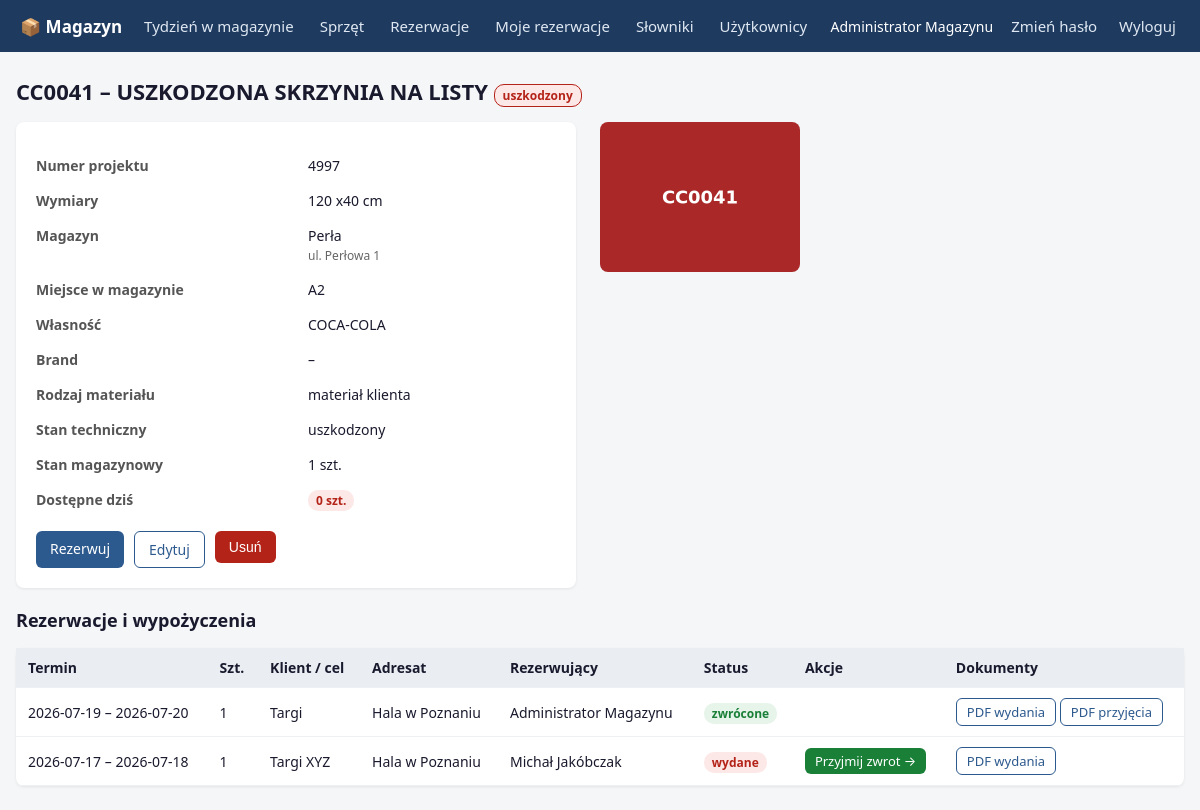
The app's page /equipment/2 (signed in) with its own data.
### tables this page shows
CREATE TABLE equipment (
    id INTEGER PRIMARY KEY AUTOINCREMENT,
    code TEXT UNIQUE NOT NULL,                   -- kod w aplikacji
    project_number TEXT,                         -- numer projektu
    name TEXT NOT NULL,                          -- nazwa sprzętu
    dimensions TEXT,                             -- wymiary
    photo TEXT,                                  -- nazwa pliku zdjęcia
    location TEXT,                               -- miejsce w magazynie
    owner TEXT,                                  -- własność (np. klient)
    quantity INTEGER NOT NULL DEFAULT 1,         -- stan magazynowy (ilość sztuk)
    notes TEXT,
    created_at TEXT DEFAULT (datetime('now'))
, brand TEXT, packaging_photo TEXT, warehouse_id INTEGER REFERENCES warehouses(id), material_type TEXT NOT NULL DEFAULT 'klient', condition TEXT NOT NULL DEFAULT 'sprawny', condition_notes TEXT, storage_instructions TEXT);

CREATE TABLE warehouses (
    id INTEGER PRIMARY KEY AUTOINCREMENT,
    name TEXT UNIQUE NOT NULL,
    address TEXT,
    active INTEGER NOT NULL DEFAULT 1
);

CREATE TABLE equipment_photos (
    id INTEGER PRIMARY KEY AUTOINCREMENT,
    equipment_id INTEGER NOT NULL REFERENCES equipment(id) ON DELETE CASCADE,
    filename TEXT NOT NULL,
    sort_order INTEGER NOT NULL DEFAULT 0
);

CREATE TABLE reservations (
    id INTEGER PRIMARY KEY AUTOINCREMENT,
    equipment_id INTEGER NOT NULL REFERENCES equipment(id),
    user_id INTEGER NOT NULL REFERENCES users(id),
    client TEXT,                                 -- klient / projekt / cel
    date_from TEXT NOT NULL,                     -- YYYY-MM-DD
    date_to TEXT NOT NULL,
    quantity INTEGER NOT NULL DEFAULT 1,
    status TEXT NOT NULL DEFAULT 'rezerwacja',   -- rezerwacja | wydane | zwrócone | anulowana
    notes TEXT,
    created_at TEXT DEFAULT (datetime('now')),
    issued_at TEXT, issued_by INTEGER REFERENCES users(id),
    returned_at TEXT, returned_by INTEGER REFERENCES users(id)
, group_id TEXT, receiver TEXT, recipient_name TEXT, recipient_contact TEXT, recipient_phone TEXT, recipient_address TEXT, recipient_email TEXT, damage INTEGER NOT NULL DEFAULT 0, damage_notes TEXT);

### app.py (the view)
@app.route("/equipment/<int:eid>")
@login_required
def equipment_detail(eid):
    con = get_db()
    eq = con.execute("""SELECT e.*, w.name AS warehouse_name, w.address AS warehouse_address
                        FROM equipment e LEFT JOIN warehouses w ON w.id=e.warehouse_id
                        WHERE e.id=?""", (eid,)).fetchone()
    if not eq:
        abort(404)
    photos = equipment_photo_list(con, eid)
    if not photos and eq["photo"]:
        photos = [eq["photo"]]
    res = con.execute(
        """SELECT r.*, u.username, u.first_name, u.last_name FROM reservations r
           JOIN users u ON u.id=r.user_id
           WHERE r.equipment_id=? AND r.status != 'anulowana'
           ORDER BY r.date_from DESC""", (eid,)).fetchall()
    today = date.today().isoformat()
    avail_today = eq["quantity"] - reserved_qty(con, eid, today, today)
    con.close()
    return render_template("equipment_detail.html", eq=eq, reservations=res,
                           avail_today=avail_today, today=today, dn=display_name,
                           photos=photos)

### app.py (called while the page is built)
def login_required(f):
    @wraps(f)
    def wrapper(*a, **kw):
        if "user_id" not in session:
            return redirect(url_for("login", next=request.path))
        return f(*a, **kw)
    return wrapper

### db.py (called while the page is built)
def get_db():
    DB_PATH.parent.mkdir(parents=True, exist_ok=True)
    con = sqlite3.connect(DB_PATH)
    con.row_factory = sqlite3.Row
    con.execute("PRAGMA foreign_keys = ON")
    return con

def reserved_qty(con, equipment_id, date_from, date_to, exclude_id=None):
    q = """SELECT COALESCE(SUM(quantity),0) s FROM reservations
           WHERE equipment_id=? AND (
             (status='rezerwacja' AND date_from <= ? AND date_to >= ?)
             OR status='wydane'
           )"""
    params = [equipment_id, date_to, date_from]
    if exclude_id:
        q += " AND id != ?"
        params.append(exclude_id)
    return con.execute(q, params).fetchone()["s"]

def display_name(row):
    fn = (row["first_name"] or "").strip() if "first_name" in row.keys() else ""
    ln = (row["last_name"] or "").strip() if "last_name" in row.keys() else ""
    full = f"{fn} {ln}".strip()
    return full or row["username"]

def equipment_photo_list(con, equipment_id):
    return [r["filename"] for r in con.execute(
        "SELECT filename FROM equipment_photos WHERE equipment_id=? ORDER BY sort_order, id",
        (equipment_id,)).fetchall()]

### templates/equipment_detail.html (shortened to what this page needs)
{% extends "base.html" %}
{% block content %}
<h1>{{ eq.code }} – {{ eq.name }}
  {% if eq.condition != 'sprawny' %}<span class="badge damaged">{{ eq.condition }}</span>{% endif %}
</h1>
<div style="display:flex; gap:24px; flex-wrap:wrap; margin-bottom:20px;">
  <div class="card" style="flex:1; min-width:300px;">
    <dl class="grid">
      <dt>Numer projektu</dt><dd>{{ eq.project_number or '–' }}</dd>
      <dt>Wymiary</dt><dd>{{ eq.dimensions or '–' }}</dd>
      <dt>Magazyn</dt><dd>{{ eq.warehouse_name or '–' }}{% if eq.warehouse_address %}<br><span style="font-size:12px;color:#666;">{{ eq.warehouse_address }}</span>{% endif %}</dd>
      <dt>Miejsce w magazynie</dt><dd>{{ eq.location or '–' }}</dd>
      <dt>Własność</dt><dd>{{ eq.owner or '–' }}</dd>
      <dt>Brand</dt><dd>{{ eq.brand or '–' }}</dd>
      <dt>Rodzaj materiału</dt><dd>{{ 'własny agencji (00)' if eq.material_type == 'wlasny' else 'materiał klienta' }}</dd>
      <dt>Stan techniczny</dt><dd>{{ eq.condition }}</dd>
      <dt>Stan magazynowy</dt><dd>{{ eq.quantity }} szt.</dd>
      <dt>Dostępne dziś</dt><dd><span class="badge {{ 'avail-ok' if avail_today > 0 else 'avail-no' }}">{{ avail_today }} szt.</span></dd>
    </dl>
    <div style="margin-top:14px; display:flex; gap:10px; flex-wrap:wrap;">
      <a class="btn" href="{{ url_for('reserve', eid=eq.id) }}">Rezerwuj</a>
      {% if session.role == 'admin' %}
      <a class="btn ghost" href="{{ url_for('equipment_edit', eid=eq.id) }}">Edytuj</a>
      <form class="inline" method="post" action="{{ url_for('equipment_delete', eid=eq.id) }}"
            onsubmit="return confirm('Usunąć ten sprzęt i historię jego rezerwacji?');">
        <button class="btn danger">Usuń</button>
      </form>
      {% endif %}
    </div>
  </div>
  <div style="display:flex; flex-direction:column; gap:12px; max-width:640px;">
    {% if photos %}
    <div class="photo-gallery">
      {% for fn in photos %}
      <img class="photo-lg" src="{{ url_for('static', filename='uploads/' + fn) }}" alt="">
      {% endfor %}
    </div>
    {% endif %}
  </div>
</div>
<h1 style="font-size:18px;">Rezerwacje i wypożyczenia</h1>
<table>
  <tr><th>Termin</th><th>Szt.</th><th>Klient / cel</th><th>Adresat</th><th>Rezerwujący</th><th>Status</th><th>Akcje</th><th>Dokumenty</th></tr>
  {% for r in reservations %}
  {% set is_overdue = r.status == 'wydane' and r.date_to < today %}
  <tr class="{{ 'overdue' if is_overdue }}">
    <td>{{ r.date_from }} – {{ r.date_to }}
      {% if is_overdue %}<br><span class="badge overdue">po terminie</span>{% endif %}</td>
    <td>{{ r.quantity }}</td>
    <td>{{ r.client or '–' }}</td>
    <td>{{ r.recipient_name or '–' }}</td>
    <td>{{ dn(r) }}</td>
    <td><span class="badge {{ r.status }}">{{ r.status }}</span>
      {% if r.damage %}<br><span class="badge damaged" title="{{ r.damage_notes }}">uszkodzenie</span>{% endif %}</td>
    <td>
      {% if r.status == 'rezerwacja' %}
      <form class="inline" method="post" action="{{ url_for('cancel', rid=r.id) }}"><button class="btn small ghost">Anuluj</button></form>
      {% elif session.role == 'admin' and r.status == 'wydane' %}
      <a class="btn small ok" href="{{ url_for('reservations') }}">Przyjmij zwrot →</a>
      {% endif %}
    </td>
    <td>
      {% if r.status in ('wydane', 'zwrócone') %}<a class="btn small ghost" href="{{ url_for('reservation_pdf', rid=r.id, kind='wydanie') }}">PDF wydania</a>{% endif %}
      {% if r.status == 'zwrócone' %}<a class="btn small ghost" href="{{ url_for('reservation_pdf', rid=r.id, kind='przyjecie') }}">PDF przyjęcia</a>{% endif %}
    </td>
  </tr>
  {% else %}
  <tr><td colspan="8">Brak rezerwacji.</td></tr>
  {% endfor %}
</table>
{% endblock %}

### templates/base.html (style rules this page uses)
:root { --p:#1e3a5f; --p2:#2d5a8e; --ok:#1a7f37; --err:#b42318; --bg:#f4f6f8; }
* { box-sizing:border-box; }
body { margin:0; font-family:system-ui,-apple-system,"Segoe UI",Roboto,sans-serif; background:var(--bg); color:#1a1a2e; }
h1 { font-size:22px; margin:0 0 16px; }
table { width:100%; border-collapse:collapse; background:#fff; border-radius:8px; box-shadow:0 1px 3px rgba(0,0,0,.08); }
th, td { padding:10px 12px; text-align:left; border-bottom:1px solid #eef1f4; font-size:14px; vertical-align:middle; }
th { background:#eaeef3; font-weight:600; }
.btn { display:inline-block; background:var(--p2); color:#fff; border:none; border-radius:6px; padding:8px 14px; font-size:14px; cursor:pointer; text-decoration:none; }
.btn.small { padding:4px 10px; font-size:13px; }
.btn.ghost { background:#fff; color:var(--p2); border:1px solid var(--p2); }
.btn.danger { background:var(--err); }
.btn.ok { background:var(--ok); }
form.inline { display:inline; }
.card { background:#fff; border-radius:8px; padding:20px; box-shadow:0 1px 3px rgba(0,0,0,.08); max-width:560px; }
.badge { padding:2px 8px; border-radius:10px; font-size:12px; font-weight:600; }
.badge.wydane { background:#fde8e8; color:var(--err); }
.badge.zwrócone { background:#e6f4ea; color:var(--ok); }
.badge.avail-no { background:#fde8e8; color:var(--err); }
.badge.damaged { background:#fde8e8; color:var(--err); border:1px solid var(--err); }
.grid { display:grid; grid-template-columns:1fr 1fr; gap:8px 24px; font-size:14px; }
.grid dt { font-weight:600; color:#555; }
.grid dd { margin:0 0 8px; }
.photo-lg { max-width:320px; max-height:240px; border-radius:8px; object-fit:contain; background:#f8fafc; }
.photo-gallery { display:flex; flex-wrap:wrap; gap:10px; }
.photo-gallery .photo-lg { max-width:200px; max-height:160px; }

### records on screen
equipment: code "CC0041", name "USZKODZONA SKRZYNIA NA LISTY", condition "uszkodzony", project_number "4997", dimensions "120 x40 cm", location "A2", owner "COCA-COLA", brand "–", material_type "materiał klienta", quantity "1"
warehouses: name "Perła", warehouse_address "ul. Perłowa 1"
equipment_photos: filename (picture)
reservations: date_from "2026-07-19", date_to "2026-07-20", quantity "1", client "Targi", recipient_name "Hala w Poznaniu", dn "Administrator Magazynu", status "zwrócone"
reservations: date_from "2026-07-17", date_to "2026-07-18", quantity "1", client "Targi XYZ", recipient_name "Hala w Poznaniu", dn "Michał Jakóbczak", status "wydane"

### other values on screen
{{ session.full_name or session.username }} "Administrator Magazynu"
{{ avail_today }} "0"
